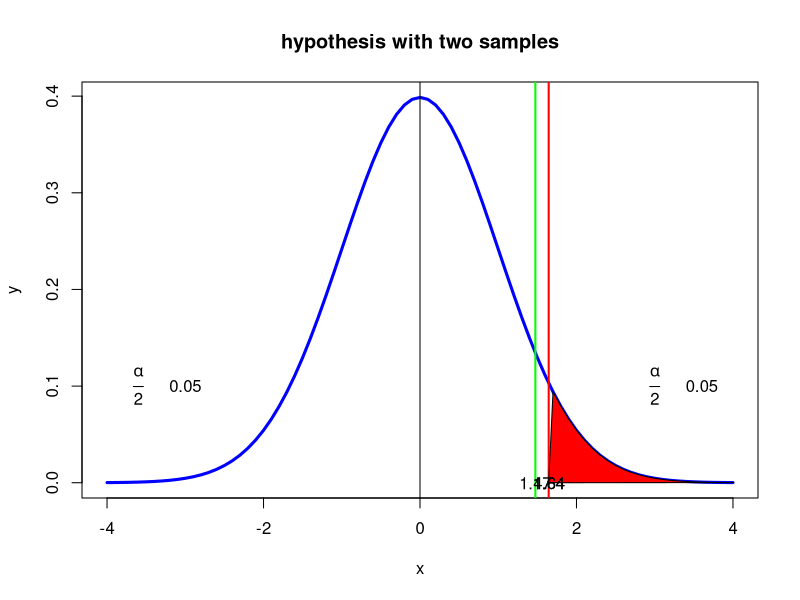

Write the R code that produced this figure.
#page no : 431-432
# H0: Pa=Pb
# H1: Pa!= Pb
xa=20
xb=12
na=200
nb=200
pc=round(((xa+xb)/(na+nb)),3)
p=1-pc
p_dash_a=xa/na
p_dash_b=xb/nb
ediff=p_dash_a-p_dash_b
deno1=sqrt((pc*p*((1/na)+(1/nb))))
t_stat=(ediff/deno1)
alpha=.1/2
df=na+nb-2
t_critical=qnorm(1-alpha)
if(t_stat>t_critical)
{
   print("Reject H0")
  print("there is significant difference in  default rates of two groups")
}else
{
  print("Accept H0")
  print("there is no significant difference in  default rates of two groups")
}
dfs <- na+nb-2
x <- seq(-4,4,0.1)
y <- dt(x,dfs)
plot(x,y,type='l',lwd=3,col='blue',xlab='x',main='hypothesis with two samples')
abline(v=0)
abline(v=t_critical,lwd=2,col='red')
abline(v=t_stat,lwd=2,col='green')
polygon(c(x[x>=abs(t_critical)],abs(t_critical) ),c(y[x>=abs(t_critical)],0),col="red")
text(t_critical,0,round(t_critical,2))
text(t_stat,0,round(t_stat,2))
text(abs(t_critical),0,round(abs(t_critical),2))
text(3.0,0.1,expression(frac(alpha,2)))
text(3.6,0.1,alpha)
text(-3.6,0.1,expression(frac(alpha,2)))
text(-3.0,0.1,alpha)
#The answer provided in the textbook is wrong (t-static value)
